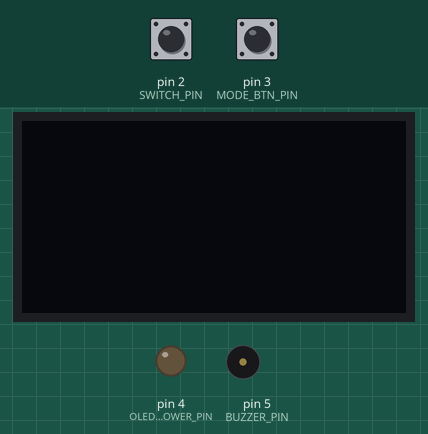
Simulated run of this sketch. Board: Arduino Uno, built with avr-gcc and run on an emulated ATmega328P. Shown: 128×64 one-colour display, output pins drawn as LEDs (lit = HIGH), buzzer (waves = sounding, pin HIGH). The inputs (shaded band) are chosen by the test bench; at power-on: pin 2 (SWITCH_PIN) HIGH, pin 3 (MODE_BTN_PIN) HIGH. Random numbers use the default seed unless the sketch sets one; what the sketch prints to the serial monitor is not drawn.

Above: at 1.2 s.
1.3 s: pin 2 (SWITCH_PIN) pulled LOW for 0.15 s
At 1.7 s:
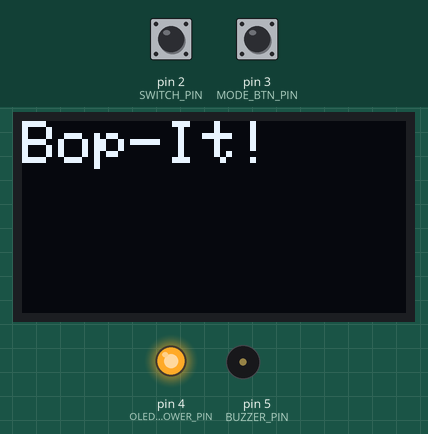
4.4 s: pin 3 (MODE_BTN_PIN) pulled LOW for 0.15 s
At 5.0 s:
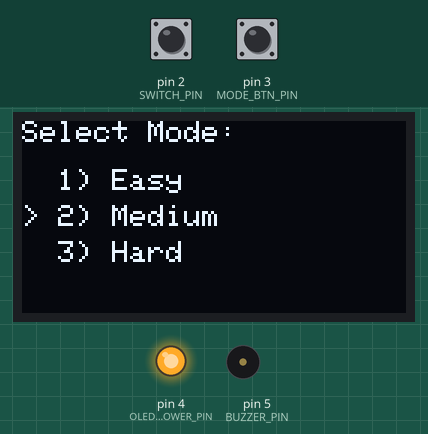
7.5 s: pin 2 (SWITCH_PIN) pulled LOW for 1 s
At 8.9 s:
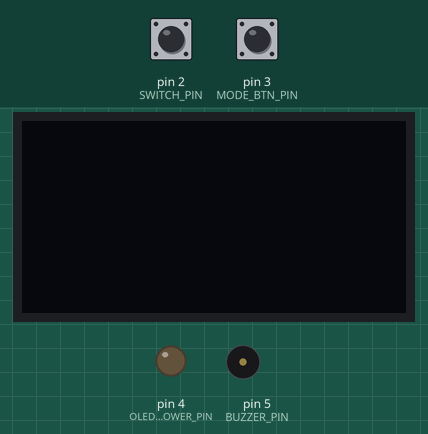
10.0 s: pin 2 (SWITCH_PIN) pulled LOW for 0.15 s
At 12.9 s:
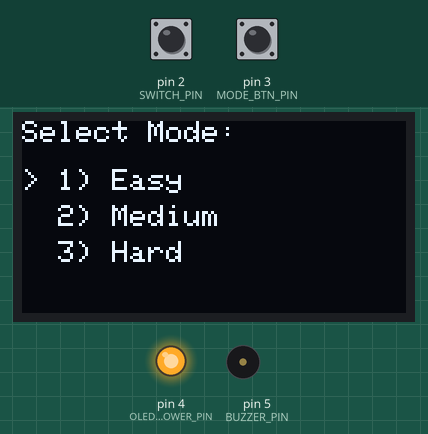
13.1 s: pin 3 (MODE_BTN_PIN) pulled LOW for 1 s
At 16.4 s:
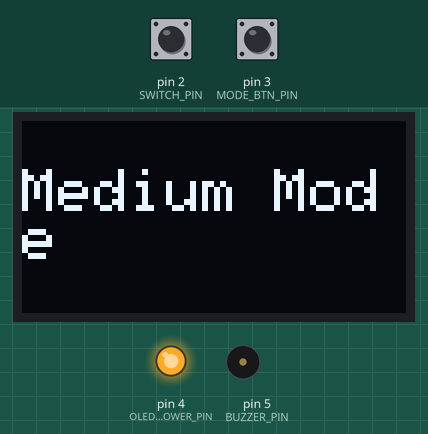
16.7 s: pin 2 (SWITCH_PIN) pulled LOW for 3.2 s
At 17.1 s:
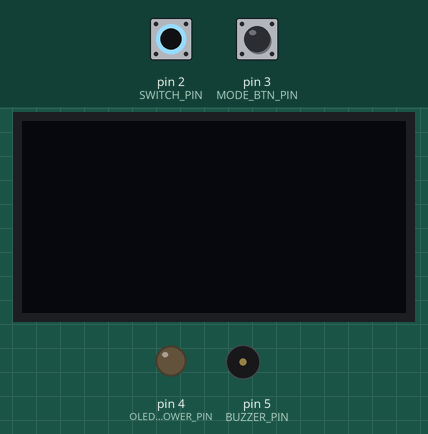
Timing chart, 0 to 19.7 s (numbered marks = the images above; inputs shaded):
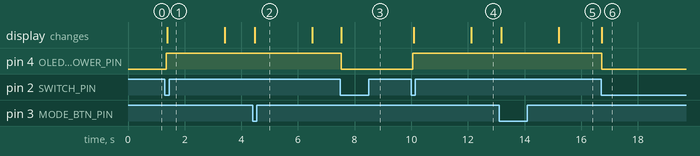

The sketch:

OLED_buzzer_test.ino
```cpp
#include <Wire.h>
#include <Adafruit_GFX.h>
#include <Adafruit_SSD1306.h>

#define OLED_WIDTH      128
#define OLED_HEIGHT      64
#define OLED_RESET       -1    // not used
#define SWITCH_PIN       2     // START button
#define MODE_BTN_PIN     3
#define OLED_POWER_PIN   4
#define BUZZER_PIN       5

Adafruit_SSD1306 display(OLED_WIDTH, OLED_HEIGHT, &Wire, OLED_RESET);

int  lastPowerState = HIGH;
int  lastModeState  = HIGH;
bool oledOn         = false;
uint8_t modeCount   = 1;      // 1=Easy,2=Medium,3=Hard

void setup() {
  Serial.begin(9600);
  pinMode(SWITCH_PIN,    INPUT_PULLUP);
  pinMode(MODE_BTN_PIN,  INPUT_PULLUP);
  pinMode(OLED_POWER_PIN,OUTPUT);
  pinMode(BUZZER_PIN,    OUTPUT);
  digitalWrite(OLED_POWER_PIN, LOW);
  digitalWrite(BUZZER_PIN, LOW);

  if (!display.begin(SSD1306_SWITCHCAPVCC, 0x3C)) {
    Serial.println(F("OLED init failed"));
    while (1);
  }
  display.clearDisplay();
  display.display();
  randomSeed(analogRead(A5));
}

void loop() {
  int p = digitalRead(SWITCH_PIN);
  if (p != lastPowerState) {
    delay(50);
    p = digitalRead(SWITCH_PIN);
    if (p != lastPowerState && p == LOW) {
      oledOn = !oledOn;
      Serial.println(oledOn ? "OLED ON" : "OLED OFF");
      if (oledOn)      powerUpAndSelectMode();
      else              powerDownOLED();
    }
  }
  lastPowerState = p;
}

void powerUpAndSelectMode() {
  digitalWrite(OLED_POWER_PIN, HIGH);
  delay(10);

  // Title
  display.clearDisplay();
  display.setTextSize(2);
  display.setTextColor(WHITE);
  display.setCursor(0,0);
  display.println("Bop-It!");
  display.display();
  delay(2000);

  // Mode menu
  modeCount = 1;
  showMenu();
  unsigned long lastPress = millis();

  // Cycle until 2s inactivity or OFF pressed
  while (millis() - lastPress < 2000) {
    if (!digitalRead(SWITCH_PIN)) {
      Serial.println("OLED OFF during mode select");
      oledOn = false;
      powerDownOLED();
      return;
    }
    int m = digitalRead(MODE_BTN_PIN);
    if (m != lastModeState) {
      delay(50);
      m = digitalRead(MODE_BTN_PIN);
      if (m == LOW) {
        modeCount = modeCount % 3 + 1;
        Serial.print("Mode = "); Serial.println(modeCount);
        showMenu();
        lastPress = millis();
      }
    }
    lastModeState = m;
  }

  // Confirm selection for 2s with OFF check
  display.clearDisplay();
  display.setTextSize(2);
  display.setCursor(0,16);
  if      (modeCount==1) display.println("Easy Mode");
  else if (modeCount==2) display.println("Medium Mode");
  else                   display.println("Hard Mode");
  display.display();

  unsigned long confirmStart = millis();
  while (millis() - confirmStart < 2000) {
    if (!digitalRead(SWITCH_PIN)) {
      Serial.println("OLED OFF during confirm screen");
      oledOn = false;
      powerDownOLED();
      return;
    }
  }

  runGame();
}

void showMenu() {
  display.clearDisplay();
  display.setTextSize(1);
  display.setTextColor(WHITE);
  display.setCursor(0,0);
  display.println("Select Mode:");
  for (uint8_t i = 1; i <= 3; i++) {
    display.setCursor(0, 16 + (i-1)*12);
    display.print(i == modeCount ? "> " : "  ");
    display.print(i); display.print(") ");
    switch(i) {
      case 1: display.println("Easy");   break;
      case 2: display.println("Medium"); break;
      case 3: display.println("Hard");   break;
    }
  }
  display.display();
}

void runGame() {
  unsigned long interval;
  switch (modeCount) {
    case 1: interval = 5000; break;
    case 2: interval = 4000; break;
    case 3: interval = 3000; break;
  }
  unsigned long lastCueTime = millis();

  while (oledOn) {
    if (!digitalRead(SWITCH_PIN)) {
      Serial.println("OLED OFF during game");
      oledOn = false;
      break;
    }
    if (millis() - lastCueTime >= interval) {
      lastCueTime = millis();
      uint8_t cmd = random(1,4);
      const char* txt = (cmd==1?"Swing It!":cmd==2?"Sheath It!":"Boost It!");
      Serial.print("Command: "); Serial.println(txt);

      display.clearDisplay();
      display.setTextSize(2);
      display.setCursor(0,16);
      display.println(txt);
      display.display();

      for (uint8_t i=0; i<cmd; i++) {
        tone(BUZZER_PIN, 2000, 200);
        delay(250);
      }
      noTone(BUZZER_PIN);
    }
  }
  powerDownOLED();
}

void powerDownOLED() {
  display.clearDisplay();
  display.display();
  digitalWrite(OLED_POWER_PIN, LOW);
}
```

Measured:
- after the input at 1.3 s, pin 4 (OLED_POWER_PIN): LOW → HIGH after 0.05 s; the display: changes after 0.09 s (image 1)
- after the input at 7.5 s, pin 4 (OLED_POWER_PIN): HIGH → LOW at once; the display: changes at once (image 3)
- after the input at 10.0 s, pin 4 (OLED_POWER_PIN): LOW → HIGH after 0.05 s; the display: first changes after 0.09 s (image 4 shows a later state)
- after the input at 16.7 s, pin 4 (OLED_POWER_PIN): HIGH → LOW at once
